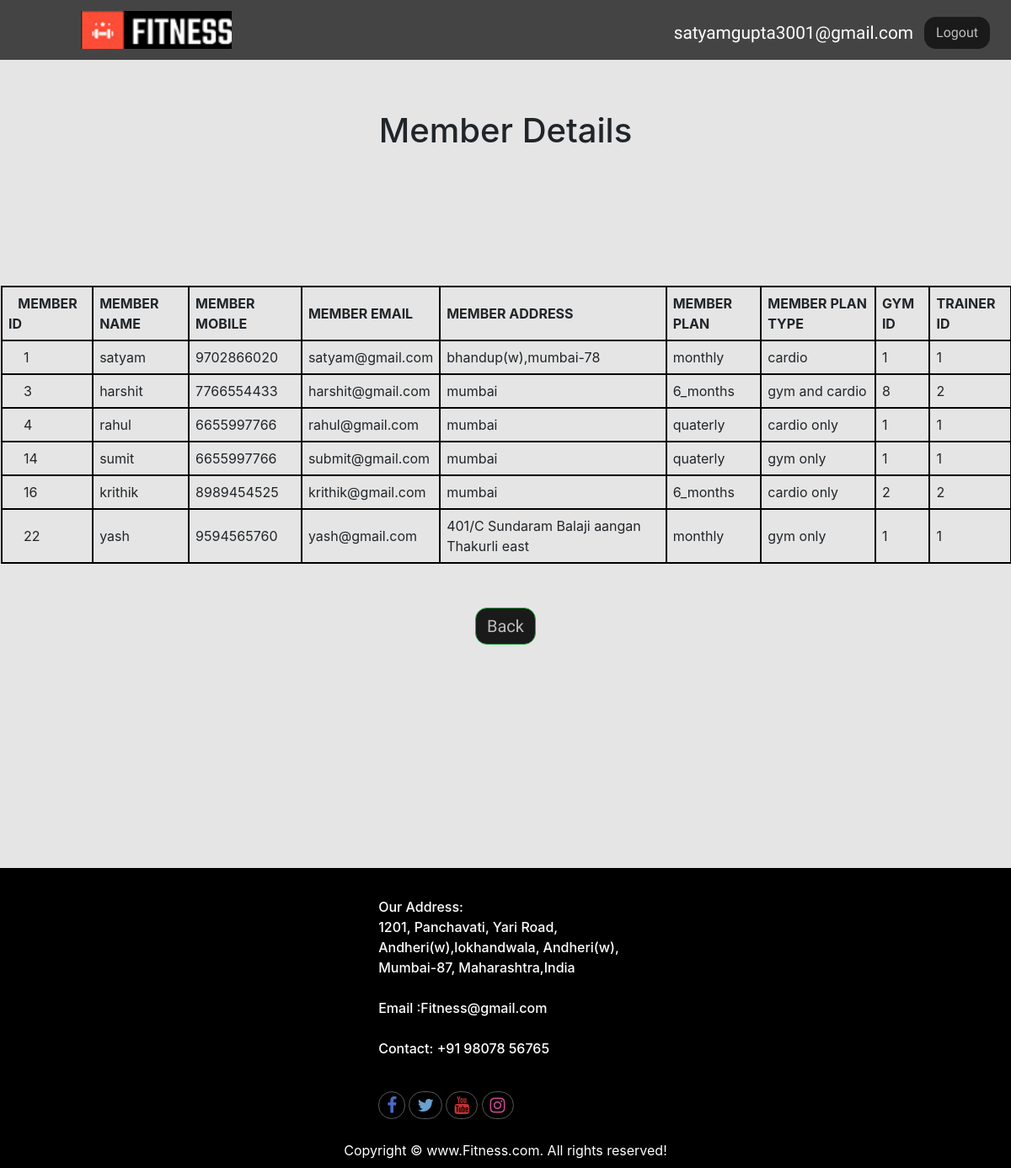
Screenshot of /admin_login/view_member.php (signed in) with the database file from the repository.
### tables this page shows
CREATE TABLE `member` (
  `member_id` int(50) NOT NULL,
  `member_name` varchar(50) NOT NULL,
  `member_mobile` varchar(12) NOT NULL,
  `member_email` varchar(50) NOT NULL,
  `member_address` varchar(225) NOT NULL,
  `member_plan` varchar(50) NOT NULL,
  `member_plan_type` varchar(50) NOT NULL,
  `gym_id` int(50) NOT NULL,
  `trainer_id` int(50) NOT NULL
);

### admin_login/view_member.php (the view, shortened to what this page needs)
<?php
require_once('connection.php');
if (isset($_SESSION['email'])) {
?>
    <!DOCTYPE html>
    <html lang="en">
    <head>
        <link rel="stylesheet" href="bootstrap.css">
        <link rel="stylesheet" href="../css/style.css">
        <link rel="stylesheet" media="screen and (max-width: 1170px)" href="../css/phone.css">
        <link rel="stylesheet" href="https://stackpath.bootstrapcdn.com/font-awesome/4.7.0/css/font-awesome.min.css">
    </head>
    <body>
        <nav id="navbar">
            <div id="logo">
                <img src="../logo.png">
            </div>
            <ul>
                <li class="rimail"><a><?php echo ' ' . $_SESSION['email'] . '<br/>'; ?></a></li>
            </ul>
            <div class="rightc">
                <?php echo '<a href="logout.php?logout"  class="btn">Logout</a>'; ?>
            </div>
        </nav>
        <section id="homee">
            <?php
            $query = "select * from member ";
            $run_query = mysqli_query($con, $query);
            $count = mysqli_num_rows($run_query);
            if ($count > 0) {
            ?>
                <p>
                    <h1>Member Details</h1>
                </p>
                <table style="width:100%">
                    <tr>
                        <th>&nbsp;&nbsp;&nbsp;MEMBER ID</th>
                        <th>MEMBER NAME</th>
                        <th>MEMBER MOBILE</th>
                        <th>MEMBER EMAIL</th>
                        <th>MEMBER ADDRESS</th>
                        <th>MEMBER PLAN</th>
                        <th>MEMBER PLAN TYPE</th>
                        <th>GYM ID</th>
                        <th>TRAINER ID</th>
                    </tr>
                    <?php
                    while ($row = mysqli_fetch_array($run_query)) {
                        $member_id = $row['member_id'];
                        $member_name = $row['member_name'];
                        $member_mobile = $row['member_mobile'];
                        $member_email = $row['member_email'];
                        $member_address = $row['member_address'];
                        $member_plan = $row['member_plan'];
                        $member_plan_type = $row['member_plan_type'];
                        $gym_id = $row['gym_id'];
                        $trainer_id = $row['trainer_id'];
                    ?>
                        <tr>
                            <td>&nbsp;&nbsp;&nbsp;
                                <?php echo $member_id;   ?>
                            </td>
                            <td>
                                <?php echo  $member_name;   ?>
                            </td>
                            <td>
                                <?php echo $member_mobile;   ?>
                            </td>
                            <td>
                                <?php echo $member_email;   ?>
                            </td>
                            <td>
                                <?php echo $member_address;   ?>
                            </td>
                            <td>
                                <?php echo $member_plan;   ?>
                            </td>
                            <td>
                                <?php echo $member_plan_type;   ?>
                            </td>
                            <td>
                                <?php echo $gym_id;   ?>
                            </td>
                            <td>
                                <?php echo $trainer_id;   ?>
                            </td>
                        </tr>
                        <br>
                        <?php
                    }
                    ?>
                </table>
                <div class="cbtn">
                    <a href='Wellcome.php' style="font-size: 20px;" class="btn btn-success mt-3">Back</a>
                </div>
                <?php
            } else {
                header("NO MEMBER");
            }
            ?>
        </section>
        <br><br><br><br><br><br><br><br><br><br><br>
        <footer>
            <div class="mid">
                <p>Our Address:<br> 1201, Panchavati, Yari Road, Andheri(w),lokhandwala, Andheri(w), Mumbai-87, Maharashtra,India <br><br> Email :Fitness@gmail.com <br><br> Contact: +91 98078 56765 <br>
                    <br>
                </p>
                <div class="social">
                    <a href="https://facebook.com" target="_blank" class="soc soc-f"><i class="fa fa-facebook"></i></a>
                    <a href="https://twitter.com" target="_blank" class="soc soc-t"><i class="fa fa-twitter"></i></a>
                    <a href="https://youtube.com" target="_blank" class="soc soc-y"><i class="fa fa-youtube"></i></a>
                    <a href="https://instagram.com" target="_blank" class="soc soc-i"><i class="fa fa-instagram"></i></a>
                </div>
            </div>
            <div class="center">
                Copyright &copy; www.Fitness.com. All rights reserved!
            </div>
        </footer>
    </body>
    </html>
    <?php
} else {
    header("location:index.php");
}
?>

### css/style.css (style rules this page uses)
* { margin: 0; padding: 0; }
html { scroll-behavior: smooth; }
:root { --navbar-height: 59px; }
#navbar { display: flex; align-items: center; position: sticky; top: 0px; }
#navbar::before { content: ""; background-color: black; position: absolute; top: 0px; left: 0px; height: 100%; width: 100%; z-index: -1; opacity: 0.7; }
.rightc { display: inline-block; position: absolute; right: 2%; top: 27%; }
.btn { font-family: 'Baloo Bhai', cursive; text-decoration: none; padding: 3px 5px; background-color: rgb(26, 26, 26); color: rgb(190, 190, 190); margin: 1px; font-size: 16px; padding: 6px 13px; border-radius: 14px; cursor: pointer; }
#logo { margin: 10px 90px; }
#logo img { height: 45px; margin: 3px 90px 3px 6px; }
#navbar ul { display: flex; font-family: 'Baloo Bhai', cursive; }
#navbar ul li { list-style: none; font-size: 1.3rem; }
#navbar ul li a { color: white; display: block; padding: 3px 22px; border-radius: 20px; text-decoration: none; }
.rimail { position: absolute; right: 6%; top: 26%; color: white; display: block; padding: 3px 22px; border-radius: 20px; text-decoration: none; }
footer { display: flex; flex-direction: column; background: black; color: white; padding: 9px 20px; }
.center { text-align: center; }
.mid { margin: auto; padding: 25px 0px; width: 26%; font-size: 16px; font-weight: 500; }
.soc { border: 1px solid rgb(87, 87, 87); border-radius: 25px; width: 25px; font-size: 21px; padding: 3px 9px; color: aqua; }
.soc-f { color: rgb(73, 106, 196); }
.soc-t { color: rgb(104, 161, 207); }
.soc-y { color: rgb(197, 52, 52); }
.soc-i { color: rgb(196, 73, 141); }

### css/phone.css (style rules this page uses)
#navbar { flex-direction: column; }
#navbar ul li a { font-size: 1rem; padding: 0px 7px; padding-bottom: 8px; }
.btn { font-size: 13px; padding: 4px 8px; }

### admin_login/view_member.php (style rules this page uses)
body { background-color: rgba(0, 0, 0, 0.1); }
.cbtn { margin-top: 3%; text-align: center; }
h1 { text-align: center; margin-top: 5%; height: 2%; }
table, td, tr, th { padding: 7px; border: 2px solid black; }
table { margin-left: 1px; }

### rows the page displays
member: member_id "1", member_name "satyam", member_mobile "9702866020", member_email "satyam@gmail.com", member_address "bhandup(w),mumbai-78", member_plan "monthly", member_plan_type "cardio", gym "1", trainer "1"
member: member_id "3", member_name "harshit", member_mobile "7766554433", member_email "harshit@gmail.com", member_address "mumbai", member_plan "6_months", member_plan_type "gym and cardio", gym "8", trainer "2"
member: member_id "4", member_name "rahul", member_mobile "6655997766", member_email "rahul@gmail.com", member_address "mumbai", member_plan "quaterly", member_plan_type "cardio only", gym "1", trainer "1"
member: member_id "14", member_name "sumit", member_mobile "6655997766", member_email "submit@gmail.com", member_address "mumbai", member_plan "quaterly", member_plan_type "gym only", gym "1", trainer "1"
member: member_id "16", member_name "krithik", member_mobile "8989454525", member_email "krithik@gmail.com", member_address "mumbai", member_plan "6_months", member_plan_type "cardio only", gym "2", trainer "2"
member: member_id "22", member_name "yash", member_mobile "9594565760", member_email "yash@gmail.com", member_address "401/C Sundaram Balaji aangan Thakurli east", member_plan "monthly", member_plan_type "gym only", gym "1", trainer "1"

### other values shown
$_SESSION['email'] "satyamgupta3001@gmail.com"
